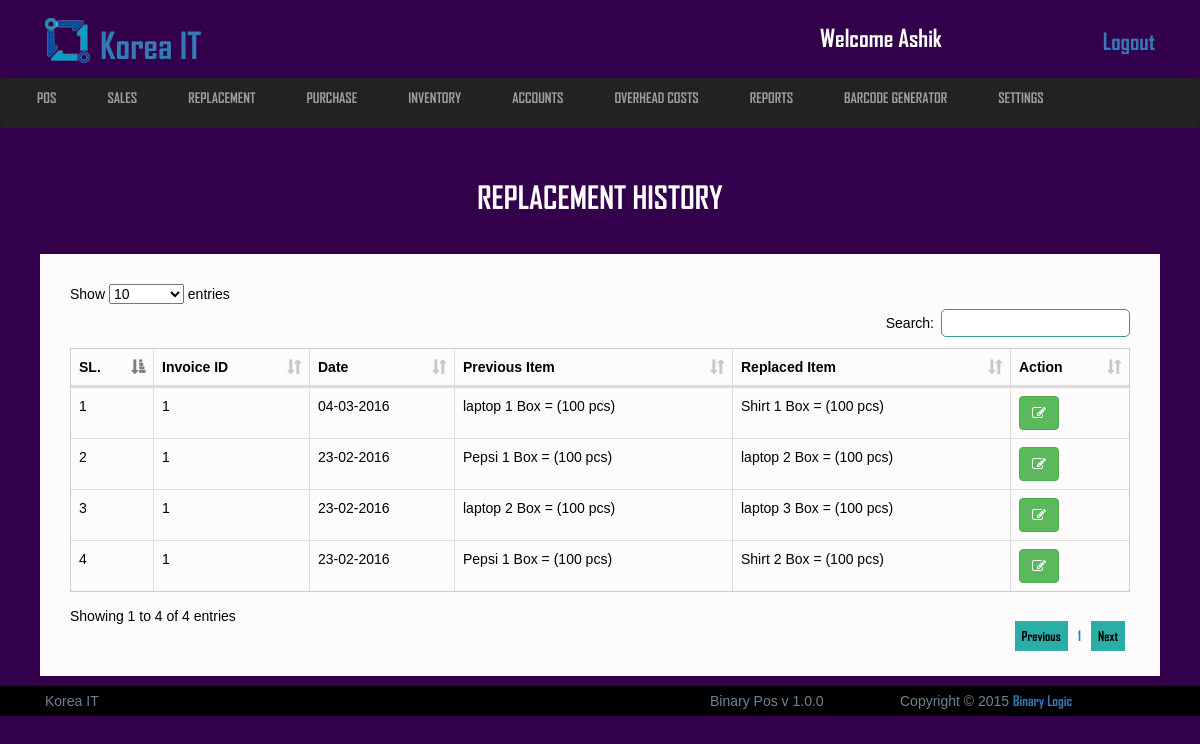
Before: /view/replacement_history.php (signed in) with the older database file.
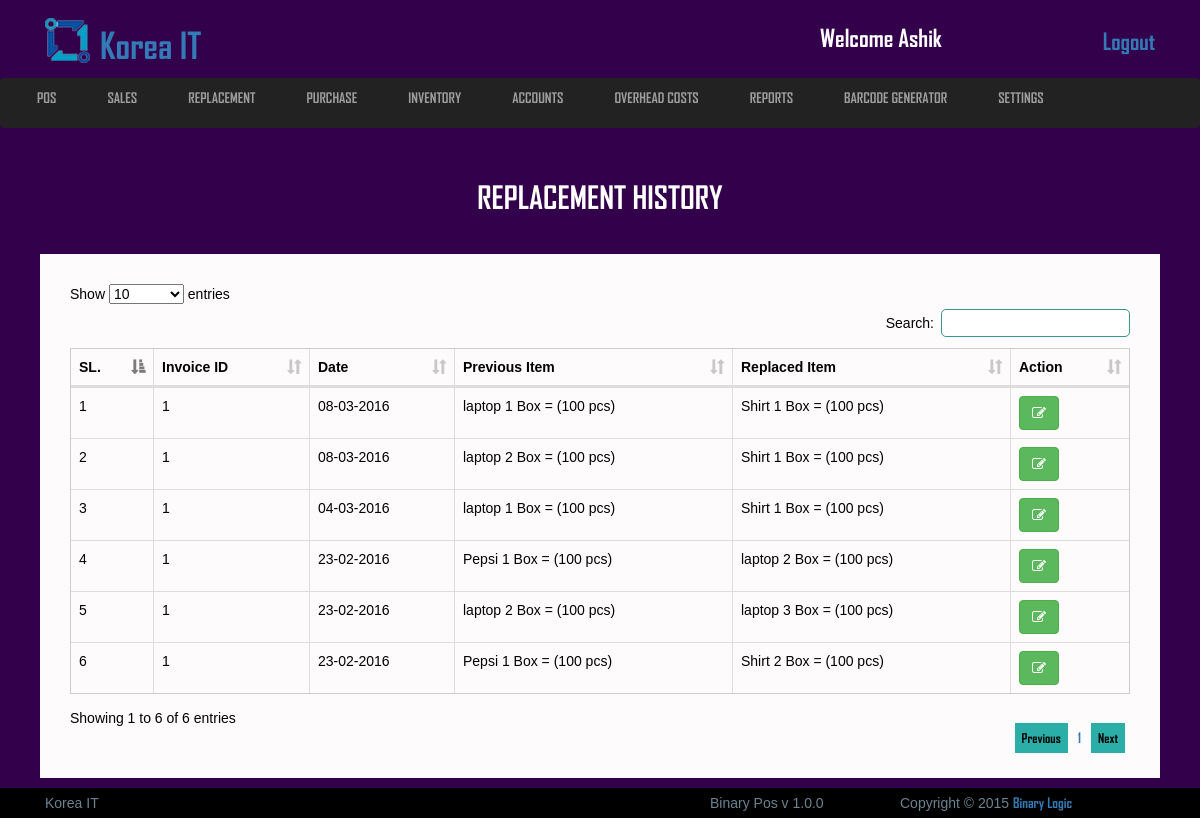
After: the same page with the newer database file.
### tables this page shows
CREATE TABLE `logo_section` (
  `id` int(11) NOT NULL,
  `image` varchar(255) NOT NULL,
  `name` varchar(100) NOT NULL
);

CREATE TABLE `replacement` (
  `id` int(11) NOT NULL,
  `date` date NOT NULL,
  `customer_id` int(11) NOT NULL,
  `invoice_no` int(11) NOT NULL,
  `notes` text NOT NULL,
  `previous_item` text NOT NULL,
  `replaced_item` text NOT NULL,
  `cost_adjusted` varchar(255) NOT NULL,
  `amount_to_be_adjusted` varchar(255) NOT NULL,
  `vat` varchar(255) NOT NULL,
  `replace_by` varchar(255) NOT NULL
);

### src/Replacement/Replacement.php (called while the page is built, shortened)
<?php
class Replacement extends Model{
  public function show_replcement_history($invoice_no = false,$product = false){
    $this->table = "replacement";
    $clause = "1=1";
    $newArray = array();
    $query = "SELECT * FROM {$this->table} WHERE {$clause} ORDER BY `date` DESC";
    $result = mysqli_query($this->connection,$query);
    while($replacement = mysqli_fetch_object($result)) {
      $newArray[] = $replacement;
    }
    return $newArray;
  }
}

### src/Model/Model.php (called while the page is built, shortened)
<?php
abstract class Model{
    public function __construct(){
        $this->connection = mysqli_connect("localhost","root","","pos");
    }
}

### view/replacement_history.php (the view, shortened to what this page needs)
	<?php include('includes/all_link_body.php'); ?>
<link href="css/jquery-ui.min.css" rel="stylesheet">
<link href="css/datepicker.css" rel="stylesheet">
<link rel="stylesheet" href="css/dataTables.bootstrap.min.css" />
<header class="header_section">
	<div class="container">
		<div class="row">
			<div class="col-md-12">
				<?php include('includes/header_top.php'); ?>
			</div>
		</div>
	</div>
	<?php include('includes/main_nav.php'); ?>
</header>
	<?php
		$replacement = new Replacement;
		$replaces = $replacement->show_replcement_history();
	 ?>
	<div class="sales_point">
		<h2>Replacement History</h2>
	</div>
	<div class="container">
		<div class="row">
			<div class="col-md-12">
				<div class="replacement_history">
				<table class="table table-bordered">
					<thead>
					<tr>
					  <th>SL.</th>
					  <th>Invoice ID</th>
					  <th>Date</th>
					  <th>Previous Item</th>
					  <th>Replaced Item</th>
					  <th>Action</th>
					</tr>
					</thead>
					<tbody>
		<?php $sl =1; ?>
		<?php foreach ($replaces as $replace) : ?>
					<tr>
					  <td><?php echo $sl++; ?></td>
					  <td><?php echo $replace->invoice_no; ?></td>
					  <td><?php echo date("d-m-Y",strtotime($replace->date)); ?></td>
					  <td><?php
					  	$previous_item = unserialize($replace->previous_item);
					  	echo $previous_item["product_description"]." ".$previous_item["quantity"]." ".$previous_item["uom"]." ";
					   ?></td>
					  <td><?php
					  	$replaced_item = unserialize($replace->replaced_item);
					  	echo $replaced_item["product_description"]." ".$replaced_item["quantity"]." ".$replaced_item["uom"]." ";
					   ?></td>
					  <td><button class="btn btn-success" data-toggle="modal" data-target="#myModal<?php echo $replace->id; ?>"><i class="fa fa-edit"></i></button></td>
					</tr>
		<?php endforeach; ?>
					</tbody>
				</table>
				</div>
			</div>
		</div>
	</div>
<footer class="main_footer_section">
		<div class="container">
			<div class="row">
				<div class="col-sm-12">
					<div class="row">
						<div class="col-sm-7">
							<p>Korea IT</p>
						</div>
						<div class="col-sm-2">
							<p>Binary Pos <span>v 1.0.0</span> </p>
						</div>
						<div class="col-sm-3">
							<p>Copyright &copy; 2015 <a href="www.binary-logic.net">Binary Logic</a></p>
						</div>
					</div>
				</div>
			</div>
		</div>
	</footer>
</body>
</html>

### view/includes/all_link_body.php (shortened to what this page needs)
<!DOCTYPE html>
<html lang="en-US">
	<head>
		<link href="css/bootstrap.min.css" rel="stylesheet">
		<link href="font-awesome/css/font-awesome.min.css" rel="stylesheet" type="text/css">
		<link rel="stylesheet" type="text/css" href="css/font.css">
		<link rel="stylesheet" type="text/css" href="css/ardestine.css">
		<link rel="stylesheet" type="text/css" href="css/animate.css">
		<link href="css/jquery-ui.min.css" rel="stylesheet">
    	<link href="css/datepicker.css" rel="stylesheet">
		<link rel="stylesheet" href="css/dataTables.bootstrap.min.css" />
		<link rel="stylesheet" href="css/style.css" >
	</head>
<body>

### view/includes/header_top.php (shortened to what this page needs)
<?php include('config.php'); ?>
<div class="header_top">
	<div class="col-md-8">
		<?php
		 	$startement = $db->prepare("SELECT * FROM logo_section WHERE id=1");
		 	$startement->execute();
		 	$result = $startement->fetchAll(PDO::FETCH_ASSOC);
		 	foreach ($result as $row) {
		 		$image = $row['image'];
		 		$name = $row['name'];
		 	}
		  ?>
		<a href="#"><img src="uploads/logo/<?php echo $image; ?>" alt="logo"><h1> <?php echo $name; ?></h1></a>
	</div>
	<div class="col-md-4">
		<ul class="header_top_aside">
			<li><h3>welcome <?php if(isset($_SESSION["username"])){echo $_SESSION["username"];} ?></h3></li>
			<li style="float:right"><a href="index.php">Logout</a></li>
		</ul>
	</div>
</div>

### view/includes/main_nav.php (shortened to what this page needs)
<div class="container-fluid no_padding">
<nav class="navbar navbar-inverse">
	  <div class="container">
	    <div class="collapse navbar-collapse" id="bs-example-navbar-collapse-1">
	    <?php
	if(!isset($_SESSION["username"])|| strtolower($_SESSION["privilege"]) !=="admin"){
		?>
	    <ul class="nav navbar-nav">
	      	<?php
	            $full_name = $_SERVER['PHP_SELF'];
	            $name_array = explode('/',$full_name);
	            $count = count($name_array);
	            $page_name = $name_array[$count-1];
	        ?>
	        <li class="<?php echo ($page_name=='welcome.php')?'active':'';?>"><a href="welcome.php">POS</a></li>
	        <li class="<?php echo ($page_name=='replacement.php')?'active':'';?>"><a href="replacement.php">REPLACEMENT</a></li>
	    </ul>
	      <?php
	      	}else{
	      		?>
	      		<ul class="nav navbar-nav">
	      	<?php
	            $full_name = $_SERVER['PHP_SELF'];
	            $name_array = explode('/',$full_name);
	            $count = count($name_array);
	            $page_name = $name_array[$count-1];
	        ?>
	        <li class="<?php echo ($page_name=='welcome.php')?'active':'';?>"><a href="welcome.php">POS</a></li>
	        <li class="<?php echo ($page_name=='sales_manager.php')?'active':'';?>"><a href="sales_manager.php">SALES</a></li>
	        <li class="<?php echo ($page_name=='replacement.php')?'active':'';?>"><a href="replacement.php">REPLACEMENT</a></li>
	        <li class="<?php echo ($page_name=='purchase.php')?'active':'';?>"><a href="purchase.php">PURCHASE</a></li>
	        <li class="<?php echo ($page_name=='inventory.php')?'active':'';?>"><a href="inventory.php">INVENTORY</a></li>
	        <li class="<?php echo ($page_name=='accounts.php')?'active':'';?>"><a href="accounts.php">ACCOUNTS</a></li>
	        <li class="<?php echo ($page_name=='overhead_costs.php')?'active':'';?>"><a href="overhead_costs.php">OVERHEAD COSTS</a></li>
	        <li class="<?php echo ($page_name=='reports.php')?'active':'';?>"><a href="reports.php">REPORTS</a></li>
	        <li class="<?php echo ($page_name=='barcode.php')?'active':'';?>"><a href="barcode.php">BARCODE GENERATOR</a></li>
	        <li class="<?php echo ($page_name=='setting.php')?'active':'';?>"><a href="setting.php">SETTINGS</a></li>
	    </ul>
	      	<?php
	      	}
	    ?>
	    </div>
	  </div>
	</nav>
	</div>

### view/css/style.css (style rules this page uses)
* { margin: 0; padding: 0; }
body { background: #33004B;color: #fff;font-family: 'arial'; }
h1,h2,h3,h4,a { font-family: 'AGENCYB'; }
.no_padding { padding: 0; }
.row { width: 100%; margin: 0 }
.container { padding: 0; }
.header_section .header_top { width: 100%;overflow: hidden; }
.header_section .header_top a { text-decoration: none; }
.header_section .header_top a img { margin-top: -30px; margin-right: 10px; }
.header_section .header_top a h1 { display: inline-block;margin-top: 20px; }
.header_section .header_top .header_top_aside { width: 100%;overflow: hidden; margin: 20px 0; }
.header_section .header_top .header_top_aside li { list-style: none;float: left;margin-left: 15px; }
.header_section .header_top .header_top_aside li h3 { margin: 0; }
.header_section .header_top .header_top_aside li a { text-decoration: none;font-size: 23px; }
.sales_point { width: 100%;overflow: hidden;margin-bottom: 20px; }
.sales_point h2 { text-align: center;text-transform: uppercase;font-size: 31px; }
ul.nav.navbar-nav { position : relative; }
.navbar-nav > li > a { padding-top : 0; padding-bottom : 0; }
.header_section .container-fluid { background: #33004B;padding: 0; }
.navbar-nav>li { margin-right: 37px; }
.main_footer_section { background: #000;width: 100%;padding: 5px 0; }
.main_footer_section p { color: #6C8392; }
header { height: 20vh; }
.navbar { border: 0;margin-top: 15px;padding: 10px;margin: 0; }
.header_section { padding-top: 5px; }
nav { position: absolute;bottom: -0px;width: 100%;height: 50px;background: #fff; }
.navbar-inverse .navbar-collapse, .navbar-inverse .navbar-form { border-color: #101010; background: #222222; }
.table { border:1px solid #ccc; }
td { border: 1px solid #ccc; }
p { margin: 0;color: #000; }
table { width: 100%;overflow: hidden; }
table.dataTable thead>tr>th.sorting_asc, table.dataTable thead>tr>th.sorting_desc, table.dataTable thead>tr>th.sorting, table.dataTable thead>tr>td.sorting_asc, table.dataTable thead>tr>td.sorting_desc, table.dataTable thead>tr>td.sorting { padding-right: 20px; }
table.dataTable thead>tr>th.sorting_asc, table.dataTable thead>tr>th.sorting_desc, table.dataTable thead>tr>th.sorting, table.dataTable thead>tr>td.sorting_asc, table.dataTable thead>tr>td.sorting_desc, table.dataTable thead>tr>td.sorting { padding-right: 20px !important; }
.replacement_history { background: #FDFBFB;color: #000;padding: 30px;margin: 10px;min-height: 350px; }

### view/includes/header_top.php (style rules this page uses)
h3 { text-transform: capitalize; }
h1 { text-transform: capitalize; }
img { width: 45px;height: 45px; }

Changed rows visible on the page:
added replacement: invoice_no "1", date "08-03-2016", previous_item "laptop", previous_item "1", previous_item "Box = (100 pcs)", replaced_item "Shirt", replaced_item "1", replaced_item "Box = (100 pcs)"
added replacement: invoice_no "1", date "08-03-2016", previous_item "laptop", previous_item "2", previous_item "Box = (100 pcs)", replaced_item "Shirt", replaced_item "1", replaced_item "Box = (100 pcs)"
Other visible differences:
text written by a page script: "Show entries Search: Showing 1 to 4 of 4 entries Previous 1 Next" → "Show entries Search: Showing 1 to 6 of 6 entries Previous 1 Next"
